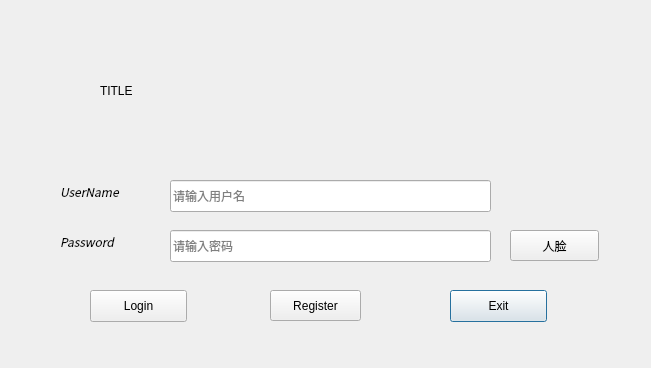
<?xml version="1.0" encoding="UTF-8"?>
<ui version="4.0">
 <class>LoginDialog</class>
 <widget class="QDialog" name="LoginDialog">
  <property name="geometry">
   <rect>
    <x>0</x>
    <y>0</y>
    <width>651</width>
    <height>368</height>
   </rect>
  </property>
  <property name="windowTitle">
   <string>Dialog</string>
  </property>
  <widget class="QLabel" name="label">
   <property name="geometry">
    <rect>
     <x>60</x>
     <y>180</y>
     <width>81</width>
     <height>24</height>
    </rect>
   </property>
   <property name="font">
    <font>
     <family>Noto Sans CJK SC</family>
     <italic>true</italic>
    </font>
   </property>
   <property name="text">
    <string>UserName</string>
   </property>
  </widget>
  <widget class="QLineEdit" name="pwdLineEdit">
   <property name="geometry">
    <rect>
     <x>170</x>
     <y>230</y>
     <width>321</width>
     <height>32</height>
    </rect>
   </property>
   <property name="text">
    <string/>
   </property>
   <property name="echoMode">
    <enum>QLineEdit::Password</enum>
   </property>
   <property name="placeholderText">
    <string>请输入密码</string>
   </property>
  </widget>
  <widget class="QPushButton" name="exitBtn">
   <property name="geometry">
    <rect>
     <x>450</x>
     <y>290</y>
     <width>97</width>
     <height>32</height>
    </rect>
   </property>
   <property name="text">
    <string>Exit</string>
   </property>
  </widget>
  <widget class="QLabel" name="label_2">
   <property name="geometry">
    <rect>
     <x>60</x>
     <y>230</y>
     <width>72</width>
     <height>24</height>
    </rect>
   </property>
   <property name="font">
    <font>
     <family>Noto Sans CJK SC</family>
     <italic>true</italic>
    </font>
   </property>
   <property name="text">
    <string>Password</string>
   </property>
  </widget>
  <widget class="QPushButton" name="loginBtn">
   <property name="geometry">
    <rect>
     <x>90</x>
     <y>290</y>
     <width>97</width>
     <height>32</height>
    </rect>
   </property>
   <property name="text">
    <string>Login</string>
   </property>
  </widget>
  <widget class="QLineEdit" name="usrLineEdit">
   <property name="geometry">
    <rect>
     <x>170</x>
     <y>180</y>
     <width>321</width>
     <height>32</height>
    </rect>
   </property>
   <property name="placeholderText">
    <string>请输入用户名</string>
   </property>
  </widget>
  <widget class="QPushButton" name="registerBtn">
   <property name="geometry">
    <rect>
     <x>270</x>
     <y>290</y>
     <width>91</width>
     <height>31</height>
    </rect>
   </property>
   <property name="text">
    <string>Register</string>
   </property>
  </widget>
  <widget class="QPushButton" name="faceBtn">
   <property name="geometry">
    <rect>
     <x>510</x>
     <y>230</y>
     <width>89</width>
     <height>31</height>
    </rect>
   </property>
   <property name="text">
    <string>人脸</string>
   </property>
  </widget>
  <widget class="QLabel" name="label_3">
   <property name="geometry">
    <rect>
     <x>100</x>
     <y>40</y>
     <width>441</width>
     <height>101</height>
    </rect>
   </property>
   <property name="text">
    <string>TITLE</string>
   </property>
  </widget>
 </widget>
 <resources/>
 <connections>
  <connection>
   <sender>exitBtn</sender>
   <signal>clicked()</signal>
   <receiver>LoginDialog</receiver>
   <slot>close()</slot>
   <hints>
    <hint type="sourcelabel">
     <x>318</x>
     <y>385</y>
    </hint>
    <hint type="destinationlabel">
     <x>366</x>
     <y>238</y>
    </hint>
   </hints>
  </connection>
 </connections>
</ui>
